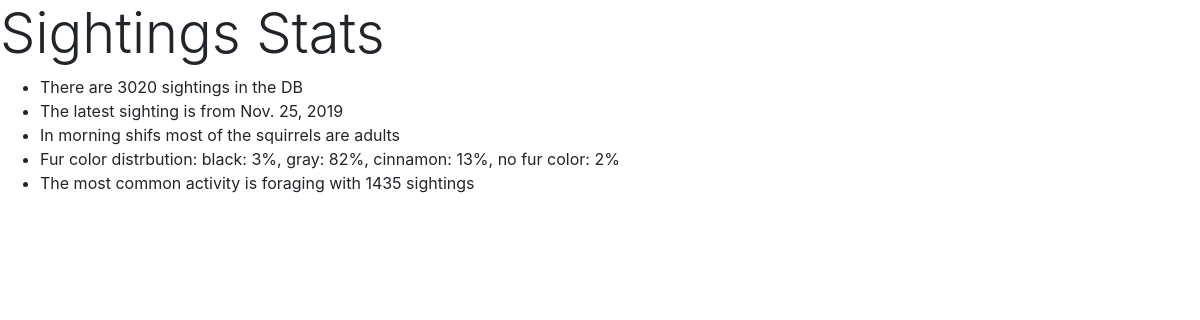
Page /stats/ on the earlier database version.
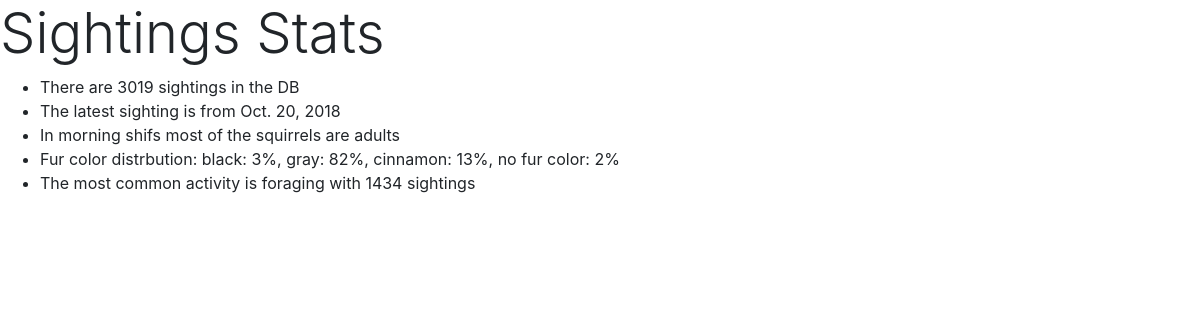
Same page on the later database version.
### tracker/models.py (models this page shows)
class Sighting(models.Model):
    latitude = models.FloatField(
            help_text=_('Latitude of Sighting'),
    )
    longitude = models.FloatField(
	    help_text=_('Longitude of Sighting'),
    )
    squirrel_id = models.CharField(
            primary_key=True,
            max_length=32,
	    help_text=_("Unique Squirrel ID. If the ID already exist, sighting won't be add"),
    )
    AM = "AM"
    PM = "PM"
    SHIFT_CHOICES=(
            (AM,"AM"),
	    (PM,"PM"),
    )
    shift = models.CharField(
	    max_length=2,
	    choices=SHIFT_CHOICES,
	    default=AM,
	    help_text=_("Sighting session"),
    )
    date = models.DateField(
	    help_text=_("Sighting date in YYYY-MM-DD format"),
    )
    ADULT = "adult"
    JUVENILE = "juvenile"
    AGE_CHOICES =(
	    (ADULT,"Adult"),
	    (JUVENILE,"Juvenile"),
            ('',''),
    )
    age = models.CharField(
	    max_length=16,
	    choices=AGE_CHOICES,
	    default=ADULT,
	    help_text=_("Age of Squirrel"),
	    null=True,
    )
    GRAY="gray"
    BLACK="black"
    CINNAMON="cinnamon"
    FUR_CHOICES=(
            (GRAY,"Gray"),
	    (BLACK,"Black"),
	    (CINNAMON,"Cinnamon"),
	    ('',''),
    )
    fur_color = models.CharField(
            max_length=10,
	    choices=FUR_CHOICES,
	    default=GRAY,
	    help_text=_("Fur color of Squirrel"),
	    null=True,
    )
    GROUND_PLANE="ground_plane"
    ABOVE_GROUND="above_ground"
    LOC_CHOICES=(
	    (GROUND_PLANE,"Ground_Plane"),
	    (ABOVE_GROUND,"Above_Ground"),
            ('',''),
    )
    location = models.CharField(
	    max_length=20,
	    choices=LOC_CHOICES,
	    default=GROUND_PLANE,
	    help_text=_("Location of Squirrel"),
	    null=True,
    )
    specific_location = models.CharField(
	    max_length=20,
	    help_text=_("Specific location of Squirrel"),
	    null=True,
            blank=True,
    )
    running = models.BooleanField(
	    default=False,
    )
    chasing = models.BooleanField(
	    default=False,
    )
    climbing = models.BooleanField(
	    default=False,
    )
    eating = models.BooleanField(
	    default=False,
    )
    foraging = models.BooleanField(
	    default=False,
    )
    other_activities = models.CharField(
	    max_length=20,
	    help_text=_("Other activity"),
	    null=True,
            blank=True,
    )
    kuks = models.BooleanField(
	    default=False,
    )
    quaas = models.BooleanField(
	    default=False,
    )
    moans = models.BooleanField(
	    default=False,
    )
    tail_flags = models.BooleanField(
	    default=False,
    )
    tail_twitches = models.BooleanField(
	    default=False,
    )
    approaches = models.BooleanField(
	    default=False,
    )
    indifferent = models.BooleanField(
	    default=False,
    )
    runs_from = models.BooleanField(
	    default=False,
    )

### tracker/views.py (the view)
# urls.py: path('stats/',views.sighting_stats, name='sighting_stats'),
def sighting_stats(request, template_name='tracker/stats.html'):
    all_count = Sighting.objects.all().count()
    latest_date = Sighting.objects.raw('SELECT squirrel_id FROM tracker_sighting ORDER BY date DESC')[0]
    morning_shifts_adult = Sighting.objects.filter(shift='AM', age='Adult').count()
    morning_shifts_juvenile = Sighting.objects.filter(shift='AM', age='Juvenile').count()
    if morning_shifts_adult > morning_shifts_juvenile:
        age_morning_shift = 'adults'
    else:
        age_morning_shift = 'juveniles'
    black_fur = int(100*round(Sighting.objects.filter(fur_color='Black').count()/all_count,2))
    gray_fur = int(100*round(Sighting.objects.filter(fur_color='Gray').count()/all_count,2))
    cinnamon_fur = int(100*round(Sighting.objects.filter(fur_color='Cinnamon').count()/all_count,2))
    no_fur_color = int(100*round(Sighting.objects.filter(fur_color='').count()/all_count,2))
    activities = dict()
    activities['running'] = Sighting.objects.filter(running=True).count()
    activities['chasing'] = Sighting.objects.filter(chasing=True).count()
    activities['climbing'] = Sighting.objects.filter(climbing=True).count()
    activities['eating'] = Sighting.objects.filter(eating=True).count()
    activities['foraging'] = Sighting.objects.filter(foraging=True).count()
    most_common_activity = ''
    activity_count = 0
    for activity in activities:
        if activities[activity] > activity_count:
            most_common_activity = activity
            activity_count = activities[activity]
        else:
            pass
    context = {
            'all_count' : all_count,
            'latest_date' : latest_date,
            'age_morning_shift' : age_morning_shift,
            'black_fur' : black_fur,
            'gray_fur' : gray_fur,
            'cinnamon_fur' : cinnamon_fur,
            'no_fur_color' : no_fur_color,
            'most_common_activity' : most_common_activity,
            'activity_count' : activity_count,
    }
    return render(request, template_name, context)

### tracker/templates/tracker/stats.html (shortened to what this page needs)
<!doctype html>
<html lang="en">
  <head>
    <link rel="stylesheet" href="https://maxcdn.bootstrapcdn.com/bootstrap/4.0.0/css/bootstrap.min.css">
  </head>
  <body>
     <h1 class="display-4"> Sightings Stats </h1>
     <ul>
       <li> There are {{ all_count }} sightings in the DB </li>
       <li> The latest sighting is from {{ latest_date.date }} </li>
       <li> In morning shifs most of the squirrels are {{ age_morning_shift }} </li>
       <li> Fur color distrbution: black: {{ black_fur }}%, gray: {{ gray_fur }}%, cinnamon: {{cinnamon_fur }}%, no fur color: {{ no_fur_color }}% </li>
     <li> The most common activity is {{ most_common_activity }} with {{ activity_count }} sightings </li>
     </ul>
  </body>
</html>

Differences in the rows shown:
removed Sighting: date "Nov. 25, 2019"
now on this page (row unchanged): Sighting: date "Oct. 20, 2018"
Other differences:
{{ all_count }}: "3020" → "3019"
{{ activity_count }}: "1435" → "1434"
